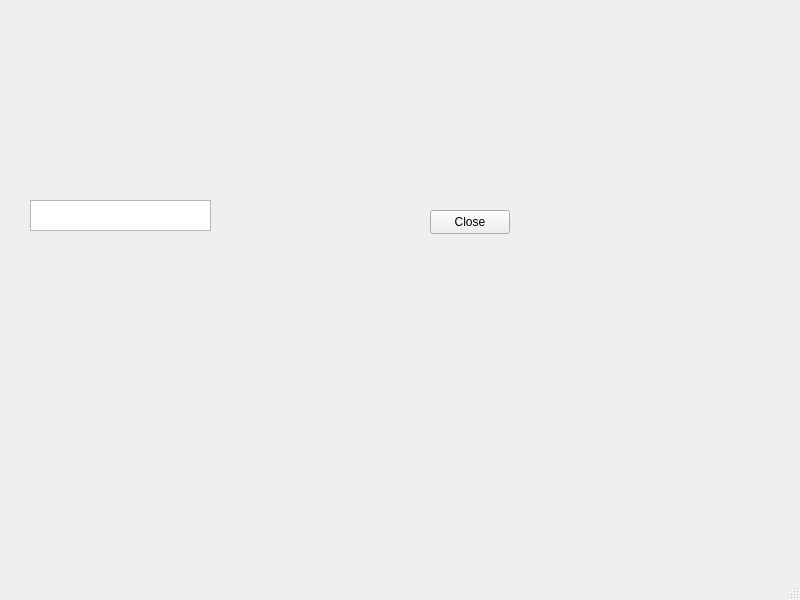
<?xml version="1.0" encoding="UTF-8"?>
<ui version="4.0">
 <class>MainWindow</class>
 <widget class="QMainWindow" name="MainWindow">
  <property name="geometry">
   <rect>
    <x>0</x>
    <y>0</y>
    <width>800</width>
    <height>600</height>
   </rect>
  </property>
  <property name="windowTitle">
   <string>MainWindow</string>
  </property>
  <widget class="QWidget" name="centralwidget">
   <widget class="QPushButton" name="pushButton">
    <property name="geometry">
     <rect>
      <x>430</x>
      <y>210</y>
      <width>80</width>
      <height>24</height>
     </rect>
    </property>
    <property name="text">
     <string>Close</string>
    </property>
   </widget>
   <widget class="QTextEdit" name="textEdit">
    <property name="geometry">
     <rect>
      <x>30</x>
      <y>200</y>
      <width>181</width>
      <height>31</height>
     </rect>
    </property>
   </widget>
  </widget>
  <widget class="QMenuBar" name="menubar">
   <property name="geometry">
    <rect>
     <x>0</x>
     <y>0</y>
     <width>800</width>
     <height>21</height>
    </rect>
   </property>
  </widget>
  <widget class="QStatusBar" name="statusbar"/>
 </widget>
 <resources/>
 <connections/>
</ui>
